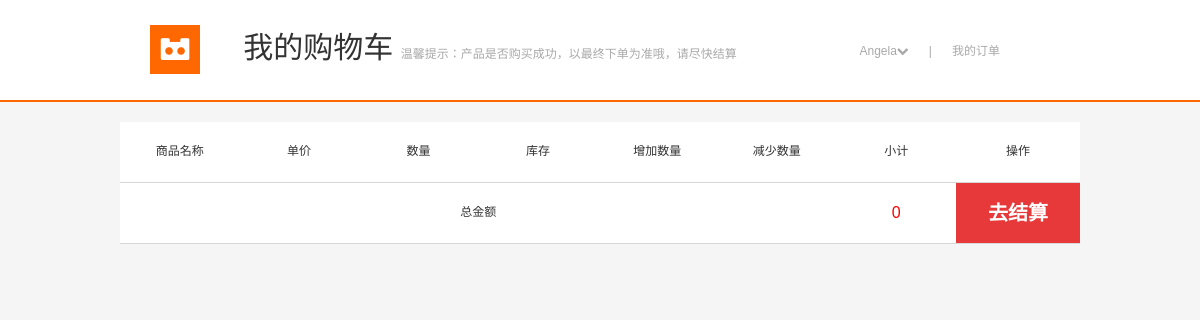
The app's page /home/cart/index.php (signed in), older data.
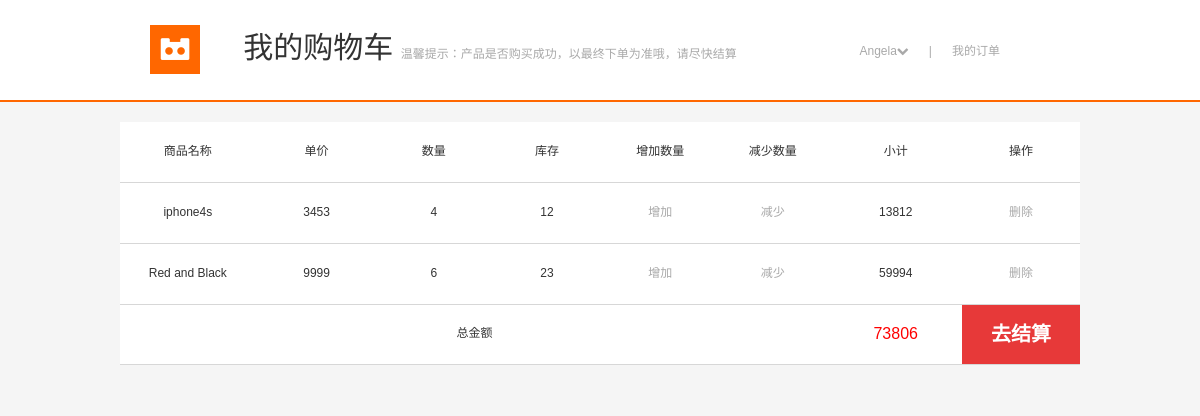
The same page, newer data.
### tables this page shows
CREATE TABLE `shop` (
  `id` int(10) UNSIGNED NOT NULL,
  `name` varchar(50) NOT NULL,
  `price` float NOT NULL,
  `stock` int(11) NOT NULL,
  `upshelf` tinyint(4) NOT NULL,
  `image` varchar(100) NOT NULL,
  `brand_id` int(11) NOT NULL,
  `class_id` int(11) NOT NULL
);

### home/cart/index.php (the view, shortened to what this page needs)
<?php
include "../public/common/dbconfig.inc.php";
$sqlUser="select * from userdata where username='{$_SESSION['username']}'";
$ResUser=$conn->query($sqlUser);
$RowUser=$ResUser->fetch_assoc();
$user_id= $RowUser['id'];
?>
<!doctype html>
<html lang="en">
<head>
    <link rel="stylesheet" href="../public/css/font-awesome.css">
    <link rel="stylesheet" href="../public/css/reset.css">
</head>
<body>
<header>
    <span class="car-logo"><a href="../index.php"><i class="fa fa-simplybuilt" aria-hidden="true"></i> </a></span>
    <span class="cart-title">
        我的购物车
    </span>
    <span class="cart-tips">
        温馨提示：产品是否购买成功，以最终下单为准哦，请尽快结算
    </span>
        <div class="menu-box">
            <div class="cart-user">
                <ul>
                    <li>
                        <?php
                        echo "<a href='../user/index.php'>".$_SESSION['username']."<i class='fa fa-chevron-down' aria-hidden='true'></i></a>";
                        ?>
                    </li>
                </ul>
            </div>
            <div class="line">|</div>
            <div class="cart-order"><a href="../user/information.php">我的订单</a></div>
        </div>
</header>
<div id="content">
    <div>
        <table>
            <tr class="table-title">
                <td>商品名称</td>
                <td>单价</td>
                <td>数量</td>
                <td>库存</td>
                <td>增加数量</td>
                <td>减少数量</td>
                <td>小计</td>
                <td>操作</td>
            </tr>
            <?php
            $sqlCart="select * from cart where user_id='{$user_id}' ";
            $ResCart=$conn->query($sqlCart);
            $i=0;
            $SumCount=0;
            while ($RowCart=$ResCart->fetch_assoc())
            {
                $shop_id[$i++]=$RowCart['shop_id'];
                $count_all=array_count_values($shop_id);
                $count=count($count_all);
                $key=array_keys($count_all);
            }
            for($i=0;$i<$count;$i++)
            {
                $sqlShop = "select * from shop where id='{$key[$i]}' order by id";
                $ResShop = $conn->query($sqlShop);
                $RowShop = $ResShop->fetch_assoc();
                $num=$count_all[$key[$i]];
                $stock=$RowShop['stock'];
                if($num>=$stock)
                {
                    $sum=$RowShop['price']*$count_all[$key[$i]];
                    $SumCount=$SumCount+$sum;
                    echo "<tr>";
                    echo "<td>{$RowShop['name']}</td>";
                    echo "<td>{$RowShop['price']}</td>";
                    echo "<td>{$num}</td>";
                    echo "<td>{$RowShop['stock']}</td>";
                    echo "<td style='color: lightgray'>增加</td>";
                    echo "<td><a href='decrease.php?shop_id={$key[$i]}'>减少</a></td>";
                    echo "<td>{$sum}</td>";
                    echo "<td><a href='DeleteCart.php?shop_id={$key[$i]}'>删除</a></td>";
                    echo "<tr>";
                }
                else{
                $sum=$RowShop['price']*$count_all[$key[$i]];
                $SumCount=$SumCount+$sum;
                echo "<tr>";
                echo "<td>{$RowShop['name']}</td>";
                echo "<td>{$RowShop['price']}</td>";
                echo "<td>{$num}</td>";
                echo "<td>{$RowShop['stock']}</td>";
                echo "<td><a href='increase.php?shop_id={$key[$i]}'>增加</a></td>";
                echo "<td><a href='decrease.php?shop_id={$key[$i]}'>减少</a></td>";
                echo "<td>{$sum}</td>";
                echo "<td><a href='DeleteCart.php?shop_id={$key[$i]}'>删除</a></td>";
                echo "<tr>";
                }
            }
            ?>
            <tr>
                <td colspan="6">总金额</td>
                <td class="number"><?php echo $SumCount?> </td>
                <td  class="account"><a href="../account.php">去结算</a></td>
            </tr>
    </table>
    </div>
</div>
</body>
</html>

### home/cart/index.php (style rules this page uses)
body { background: rgb(245,245,245); }
header { background: white; height: 100px; border-bottom: 2px rgb(255,103,0) solid; }
.car-logo { display: inline-block; font-size: 25px; width: 50px; background: rgb(255,103,0); color: white; text-align: center; padding: 10px 0; margin: 25px 40px 20px 150px; }
.car-logo a { color: white; }
.cart-title { font-size: 30px; font-family: "Microsoft YaHei UI", serif; }
.cart-tips { color: darkgray; font-family: "Microsoft YaHei UI", serif; }
.menu-box { float: right; margin:45px 200px 0 0; }
.cart-user { display: inline-block; color: darkgray; padding-right: 20px; float: left; }
.line { display: inline-block; float: left; color: darkgray; }
.cart-order { display: inline-block; float: left; padding-left: 20px; }
a { color: darkgray; }
#content { background: rgb(245,245,245); }
table { width: 80%; display: inline-block; background: white; text-align: center; margin: 20px 10%; }
.table-title { height: 30px; }
table td { border-bottom: 1px solid #d7d7d7; width: 200px; height: 30px; padding: 15px; }
table tr { width: 100%; }
.number { font-size: 16px; color: red; }
.account { background: #e73939; font-size: 20px; font-weight: bolder; }
.account a { color: white; }

Row changes from the older to the newer data that the page shows:
now on this page (row edited): shop: name "iphone4s", price "3453", num "4", stock "12", price "13812"
now on this page (row unchanged): shop: name "Red and Black", price "9999", num "6", stock "23", price "59994"
Text that changed along with them:
$SumCount: "0" → "73806"
